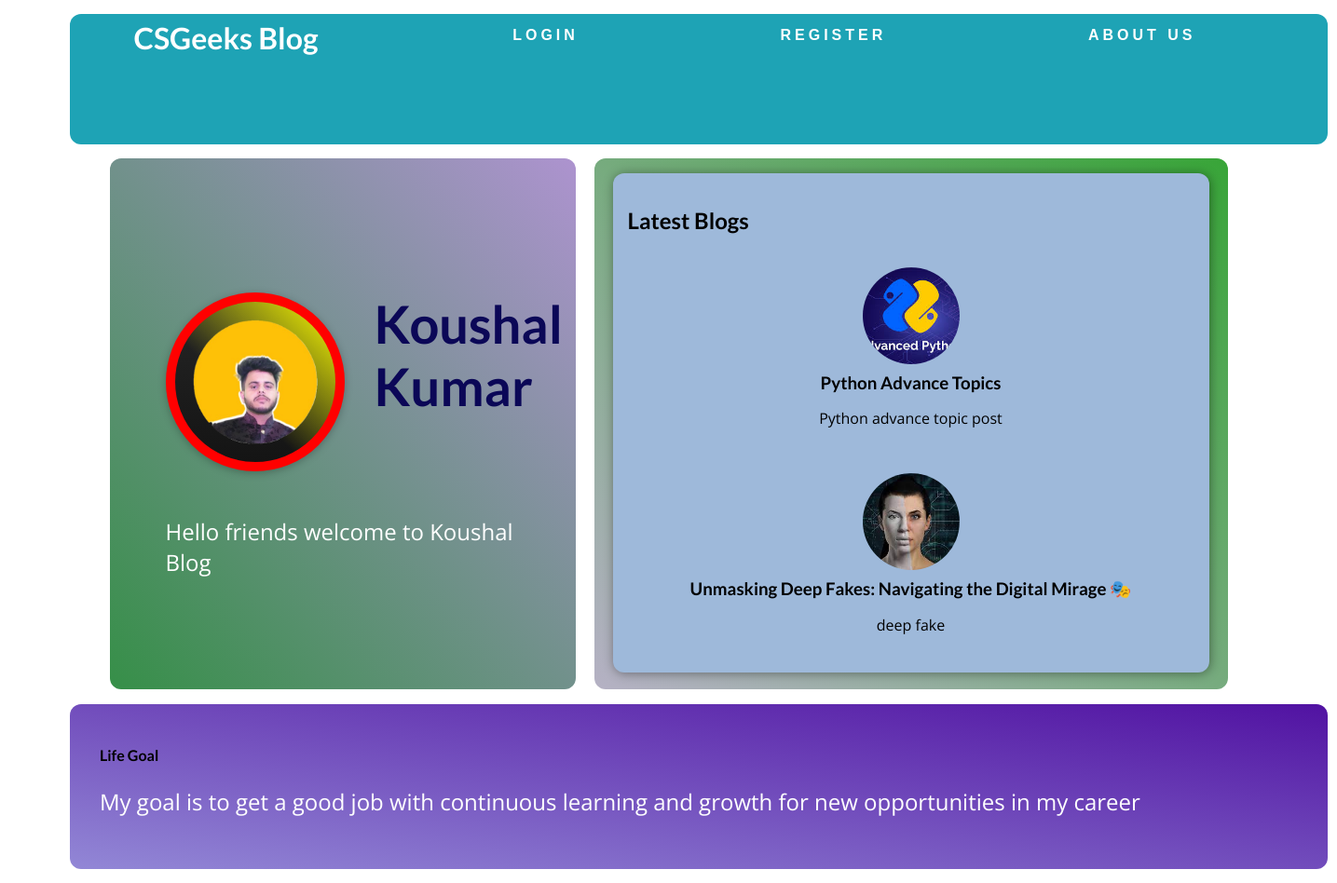
The page / on the database its author committed.
### my_blog/models.py (models this page shows)
class Post(models.Model):
    title= models.CharField(max_length=150)
    token= models.CharField(max_length=50)
    image=models.ImageField(upload_to="posts",null=True)
    date=models.DateField(auto_now=True)
    slug=models.SlugField(unique=True)
    content=models.TextField(validators=[MinLengthValidator(10)])
    author=models.ForeignKey(User,on_delete=models.CASCADE, null=True)

### my_blog/views.py (the view)
# urls.py: path("",views.LandingPageView.as_view(),name="landing_page"),
class LandingPageView(ListView):
    template_name = "my_blog/index.html"
    model = Post
    ordering = ["-date"]
    context_object_name = "posts"
    def get_queryset(self):
        queryset = super().get_queryset()
        data = queryset[:2]
        return data

### my_blog/templates/my_blog/index.html (shortened to what this page needs)
{% extends "base.html" %}
{% load static %}
{% block css_files %}
    <link rel="stylesheet" href="{% static "my_blog/index.css" %}" />
    <link rel="stylesheet" href="{% static "my_blog/post.css" %}" />
{% endblock %}
{% block content %}
<div class="wrap">
    <div class="content">
        <section id="latest-posts">
            <h2>Latest Blogs</h2>
            {% for post in posts %}
            <ul>
                {% include "my_blog/includes/post.html" %}
            </ul>
            {% endfor %}
        </section>
    </div>
    <div class="sidebar">
        <section id="welcome">
            <header>
                <img class="box" src="{% static "my_blog/img/profile.png" %}"/>
                <h2>Koushal Kumar</h2>
            </header>
            <p>Hello friends welcome to Koushal Blog</p>
        </section>
    </div>
</div>
{% endblock %}

### templates/base.html (shortened to what this page needs)
{% load static %}
<!DOCTYPE html>
<html lang="en">
<head>
  {% block css_files %}{% endblock %}
  <link rel="stylesheet" href="{% static "my_blog/base.css" %}">
</head>
<body>
    <div class="header">
        <header id="main-navigation">
            <h1><a href="{% url "landing_page" %}" >CSGeeks Blog</a></h1>
            {% if user.is_authenticated %}
            <nav>
              <a href="{% url "post_create_page" %}" id="auth-links">Create Posts</a>
            </nav>
            <nav>
              <a href="{% url "posts_page" %}" id="auth-links">All Posts</a>
            </nav>
            <nav>
              <a href="{% url "logout" %}" id="auth-links">Logout</a>
            </nav>
            {% else %}
            <nav>
              <a href="{% url "login" %}" id="auth-links">Login</a>
            </nav>
            <nav>
              <a href="{% url "sign_up" %}" id="auth-links">Register</a>
            </nav>
            {% endif %}
            <nav>
                <a href="{% url "contact_page" %}" id="auth-links">About Us</a>
            </nav>
          </header>
    </div>
  {% block content %}
  {% endblock %}
  <div class="footer">
    <section id="about">
        <h2>Life Goal</h2>
        <p>
        My goal is to get a good job with continuous learning and growth for new opportunities in my career
        </p>
    </section>
    </div>
</body>
</html>

### my_blog/templates/my_blog/includes/post.html
<li>
    <article class="post">
        <a href="{% url "detail_posts_page" post.slug %}">
            <img src="{{ post.image.url }}" alt="{{post.title}}"/>
            <div class="post_content">
                <h3>{{post.title}}</h3>
                <p>
                    {{post.token}}
                </p>
            </div>
        </a>
    </article>
</li>

### my_blog/static/my_blog/index.css (style rules this page uses)
body { margin:0; padding:0; }
.wrap { width:120px; margin:0 auto; }
.content { border-radius: 12px; width:680px; height:570px; background: linear-gradient(to right top, #b5b1c4, #38a538); float:right; }
.sidebar { border-radius: 12px; width:500px; height:570px; float:left; }
#welcome { background: linear-gradient(to right top, #368f48, #ad93cf); padding: 6rem 12%; border-radius: 12px; height: 570px; }
#welcome header { display: flex; align-items: flex-start; margin: 3rem auto; }
#welcome img { width: 12rem; height: 12rem; object-fit: cover; object-position: top; border: 10px solid rgb(255, 0, 0); border-radius: 100px; background-color: #ffe1bf; transform: rotateZ(0deg); box-shadow: 0 2px 8px rgba(0, 0, 0, 0.25); }
#welcome h2 { font-size: 3.5rem; margin: 0 0 0 2rem; color: #0b0757; width: 10rem; }
#welcome p { color: white; font-size: 1.5rem; }
#latest-posts { background-color: rgb(158, 185, 218); padding: 1rem; border-radius: 12px; width: 40rem; height: 33.5rem; margin: 1rem auto 2rem auto; box-shadow: 1px 1px 12px rgba(0, 0, 0, 0.4); }
#latest-posts h2 { text-align: left; }
#latest-posts ul { list-style: none; margin: 0; padding: 0; display: flex; gap: 1rem; }
#latest-posts li { flex: 1; }
.box { position: relative; width: 200px; height: 200px; border-radius: 50%; background: linear-gradient(45deg, transparent, transparent 40%, yellow), linear-gradient(#262626, #141414); animation: rotate 20.1s linear infinite; }
.box:before, .box:after { content: " "; position: absolute; inset: 8px; background: linear-gradient(#161616, #262626); border-radius: inherit; }
.box:before { background: linear-gradient(45deg, transparent, transparent 40%, yellow); filter: blur(32px); }
.post { display: flex; flex-direction: column; align-items: left; text-align: center; }
.post a { text-decoration: none; color: black; transition: all 0.2s ease; padding: 1rem; }
.post img { width: 6.5rem; height: 6.5rem; object-fit: cover; border-radius: 50%; }
.post h3 { margin: 0.25rem 0; }

### my_blog/static/my_blog/post.css (style rules this page uses)
.post { display: flex; flex-direction: column; align-items: left; text-align: center; }
.post a { text-decoration: none; color: black; transition: all 0.9s ease; padding: 1rem; }
.post img { width: 6.5rem; height: 6.5rem; object-fit: cover; border-radius: 50%; }
.post h3 { margin: 0.25rem 0; }

### static/my_blog/base.css (style rules this page uses)
body { margin:0; padding:0; }
.wrap { width:1200px; margin:0 auto; }
.header { border-radius: 12px; width:1350px; height:140px; margin-top:15px; margin-bottom:15px; margin-left:75px; background-color:#1ea3b5; }
.footer { border-radius: 12px; margin-top:15px; margin-bottom: 15px; margin-left:75px; width:1350px; }
* { box-sizing: border-box; }
html { font-family: 'Open Sans', 'Lato', sans-serif; }
h1, h2, h3 { font-family: 'Lato', sans-serif; font-weight: bold; }
#main-navigation { width: 100%; height: 5rem; display: flex; justify-content: space-between; align-items: center; padding: 0 10%; position: absolute; top: 0; left: 0; }
#main-navigation a { text-decoration: none; color: white; font-weight: bold; }
#about { border-radius: 12px; text-align: left; padding: 2rem; margin-top: 1rem; background: linear-gradient(to right top, #9287d6, #5112a2); }
#about h2 { font-size: 1rem; }
#about p { font-size: 1.5rem; color: #ffffff; }
#auth-links { font-family: 'Poppins', sans-serif; position: relative; display: inline-block; padding: 12px 3px; margin: 10px 0; text-decoration: none; text-transform: uppercase; transition: 0.5s; letter-spacing: 4px; overflow: hidden; margin-right: 5px; }
#auth-links:nth-child(1) { filter: hue-rotate(20deg); }

### rows shown on the page
Post: image (picture), title "Python Advance Topics", token "Python advance topic post"
Post: image (picture), title "Unmasking Deep Fakes: Navigating the Digital Mirage 🎭", token "deep fake"
